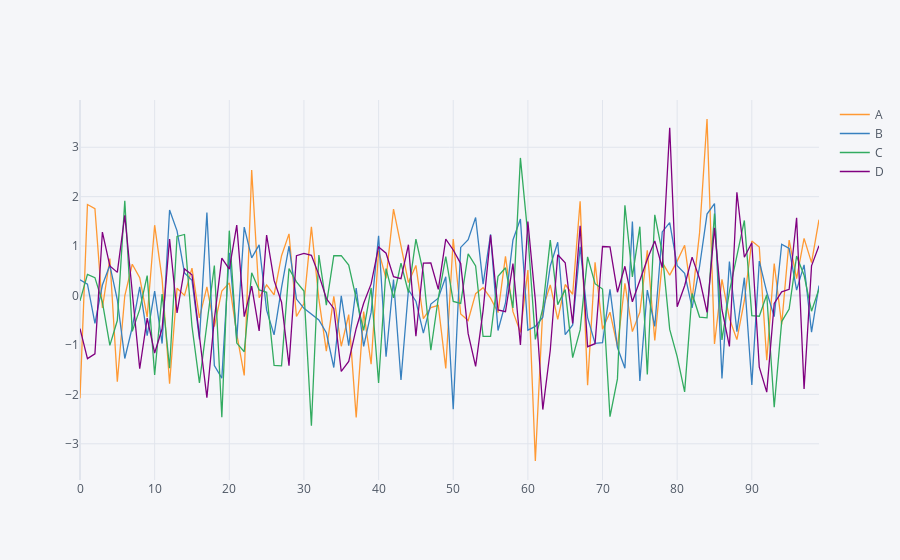

Notebook code for this chart:
### Code cell
# por defecto plotly va a unir con lineas los puntos del df

df.iplot()
